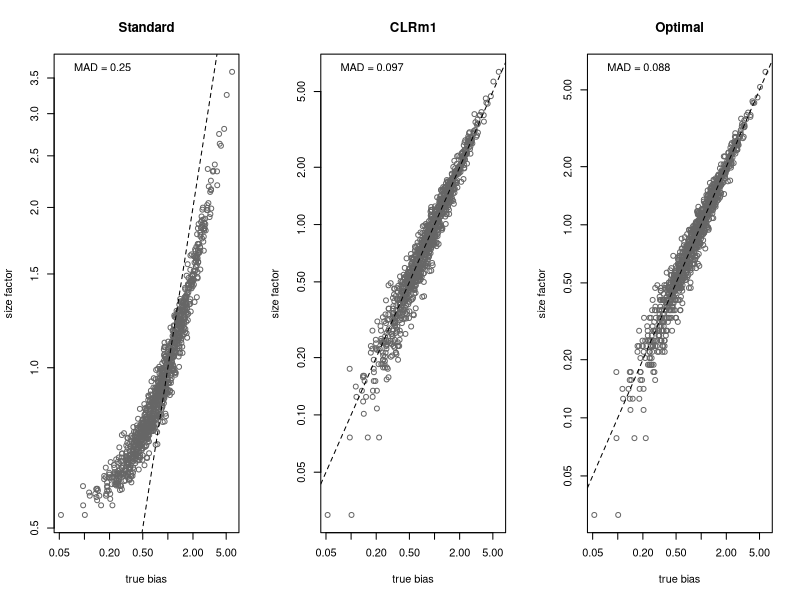
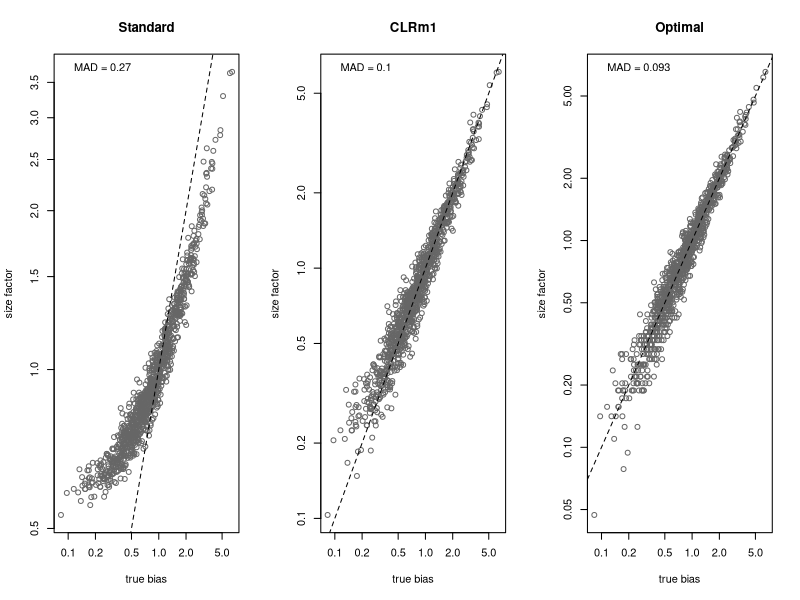
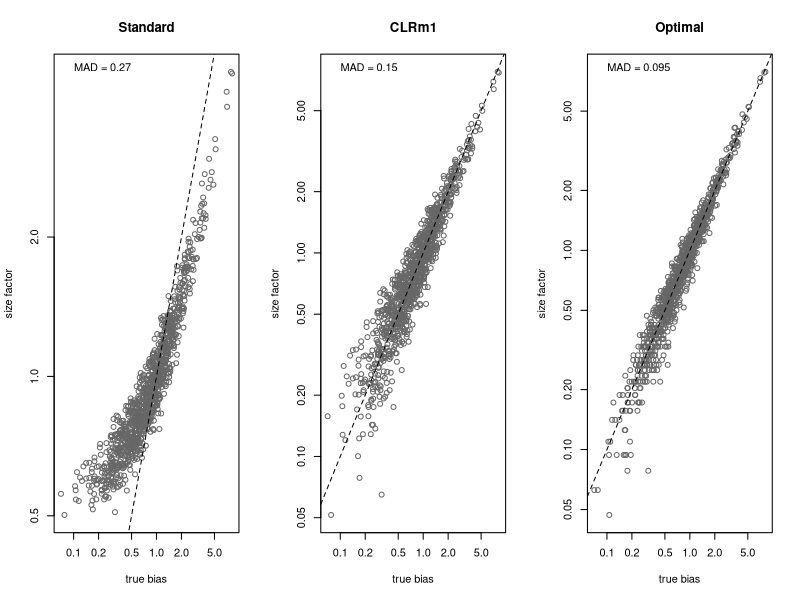
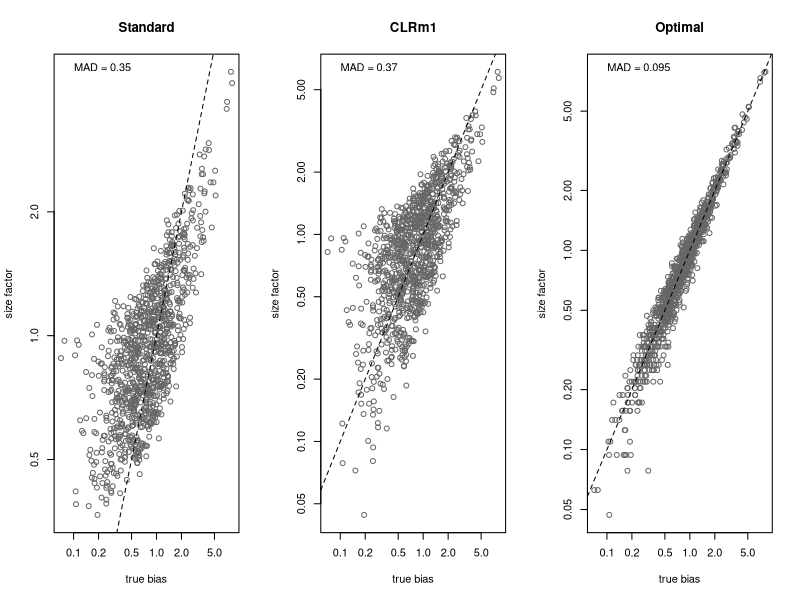
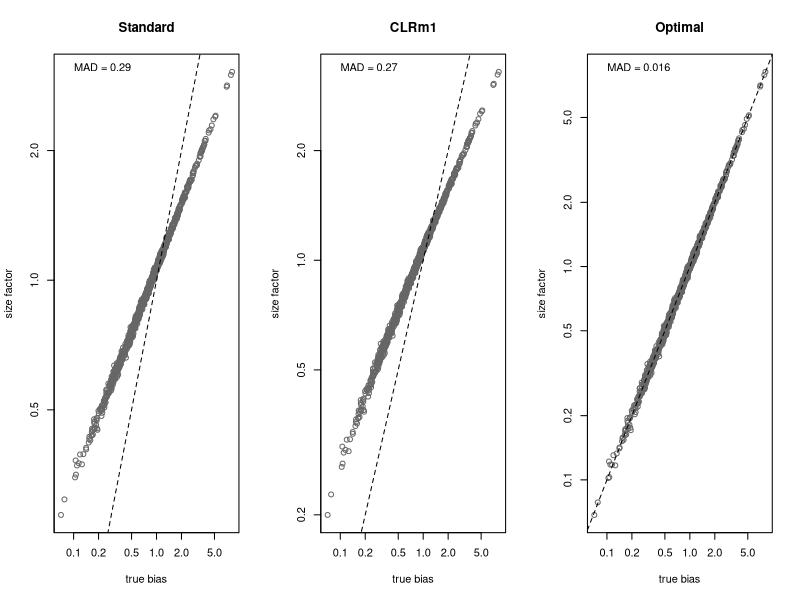

The R script that drew these images, in order:
compute_factors <- function(y, no.de) {
    standard <- exp(colMeans(log1p(y)))
    clrm1 <- standard - 1
    best <- colSums(no.de)
    list(
        standard = standard / mean(standard),
        clrm1 = clrm1 / mean(clrm1),
        best = best / mean(best)
    )
}

plot_factors <- function(truth, factors, main) {
    plot(truth, factors, xlab="true bias", ylab="size factor", main=main, col="grey40", log="xy")
    abline(a=0, b=1, col="black", lty=2)
    mad <- median(abs(factors/truth - 1))
    legend("topleft", legend=paste0("MAD = ", signif(mad, 2)), bty="n")
}

unlink("results", recursive=TRUE)
dir.create("results", showWarnings=FALSE)

#########################################################
# Background-only, no differential abundance between any cells.

local({
    set.seed(7836490) # random-button-mash seed

    tag.means <- 1:50 / 20
    cell.biases <- 2^rnorm(1000)
    cell.biases <- cell.biases / mean(cell.biases)
    mu <- outer(tag.means, cell.biases)
    y <- matrix(rpois(length(mu), lambda=mu), ncol=length(cell.biases))

    factors <- compute_factors(y, y)

    png("results/bg_only.png", res=150, width=8, height=3, units="in")
    par(mfrow=c(1,3))
    plot_factors(cell.biases, factors$standard, main="Standard")
    plot_factors(cell.biases, factors$clrm1, main="CLRm1")
    plot_factors(cell.biases, factors$best, main="Optimal")
    dev.off()
})

#########################################################
# Each cell has one randomly chosen tag that is increased by 100-fold.

local({
    set.seed(310734893) # random-button-mash seed

    tag.means <- 1:50 / 20
    cell.biases <- 2^rnorm(1000)
    cell.biases <- cell.biases / mean(cell.biases)
    mu <- outer(tag.means, cell.biases)
    y <- matrix(rpois(length(mu), lambda=mu), ncol=length(cell.biases))

    # Injecting one highly abundant tag.
    y2 <- y
    for (i in seq_along(cell.biases)) {
        j <- sample(length(tag.means), 1L)
        y2[j,i] <- rpois(1, tag.means[j] * 100)
    }

    factors <- compute_factors(y2, y)

    png("results/one_tag.png", res=150, width=8, height=3, units="in")
    par(mfrow=c(1,3))
    plot_factors(cell.biases, factors$standard, main="Standard")
    plot_factors(cell.biases, factors$clrm1, main="CLRm1")
    plot_factors(cell.biases, factors$best, main="Optimal")
    dev.off()
})

#########################################################
# Each cell has zero to two tags that are increased by 100-fold.

local({
    set.seed(2367419) # random-button-mash seed

    tag.means <- 1:50 / 20
    cell.biases <- 2^rnorm(1000)
    cell.biases <- cell.biases / mean(cell.biases)
    mu <- outer(tag.means, cell.biases)
    y <- matrix(rpois(length(mu), lambda=mu), ncol=length(cell.biases))

    # Injecting 0-2 highly abundant tags.
    y2 <- y
    for (i in seq_along(cell.biases)) {
        chosen <- sample(0:2, 1L)
        j <- sample(length(tag.means), chosen)
        y2[j,i] <- rpois(chosen, tag.means[j] * 100)
    }

    factors <- compute_factors(y2, y)

    png("results/multi2_tag.png", res=150, width=8, height=3, units="in")
    par(mfrow=c(1,3))
    plot_factors(cell.biases, factors$standard, main="Standard")
    plot_factors(cell.biases, factors$clrm1, main="CLRm1")
    plot_factors(cell.biases, factors$best, main="Optimal")
    dev.off()
})

#########################################################
# Each cell has zero to 10 tags that are increased by 100-fold.

local({
    set.seed(2367419) # random-button-mash seed

    tag.means <- 1:50 / 20
    cell.biases <- 2^rnorm(1000)
    cell.biases <- cell.biases / mean(cell.biases)
    mu <- outer(tag.means, cell.biases)
    y <- matrix(rpois(length(mu), lambda=mu), ncol=length(cell.biases))

    # Injecting 0-10 highly abundant tags.
    y2 <- y
    for (i in seq_along(cell.biases)) {
        chosen <- sample(0:10, 1L)
        j <- sample(length(tag.means), chosen)
        y2[j,i] <- rpois(chosen, tag.means[j] * 100)
    }

    factors <- compute_factors(y2, y)

    png("results/multi10_tag.png", res=150, width=8, height=3, units="in")
    par(mfrow=c(1,3))
    plot_factors(cell.biases, factors$standard, main="Standard")
    plot_factors(cell.biases, factors$clrm1, main="CLRm1")
    plot_factors(cell.biases, factors$best, main="Optimal")
    dev.off()
})


#########################################################
# Highly variable background.

local({
    set.seed(2367419) # random-button-mash seed

    tag.means <- rep(c(0, 100), 20)
    cell.biases <- 2^rnorm(1000)
    cell.biases <- cell.biases / mean(cell.biases)
    mu <- outer(tag.means, cell.biases)
    y <- matrix(rpois(length(mu), lambda=mu), ncol=length(cell.biases))

    factors <- compute_factors(y, y)

    png("results/bg_variable.png", res=150, width=8, height=3, units="in")
    par(mfrow=c(1,3))
    plot_factors(cell.biases, factors$standard, main="Standard")
    plot_factors(cell.biases, factors$clrm1, main="CLRm1")
    plot_factors(cell.biases, factors$best, main="Optimal")
    dev.off()
})
